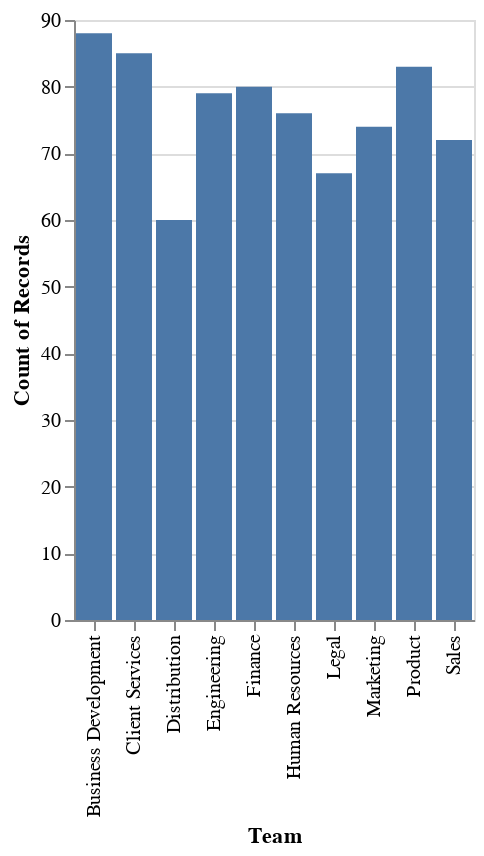

The code cell stored with this chart in its notebook:
### Code cell
bar_graph=alt.Chart(df).mark_bar().encode(
    x="Team",
    y="count():Q")
bar_graph.display()

### Figure 1 — Vega-Lite specification as saved in the notebook (floating-point values rounded to 4 significant figures; data arrays with more than 128 entries replaced by an {"elided": "..."} marker saying what was removed)
{"config": {"view": {"continuousWidth": 300, "continuousHeight": 300}}, "data": {"name": "data-15cd4ac776e40751264cd582eb9fd713"}, "mark": {"type": "bar"}, "encoding": {"x": {"field": "Team", "type": "nominal"}, "y": {"aggregate": "count", "type": "quantitative"}}, "$schema": "https://vega.github.io/schema/vega-lite/v5.8.0.json", "datasets": {"data-15cd4ac776e40751264cd582eb9fd713": {"elided": "764 records"}}}
